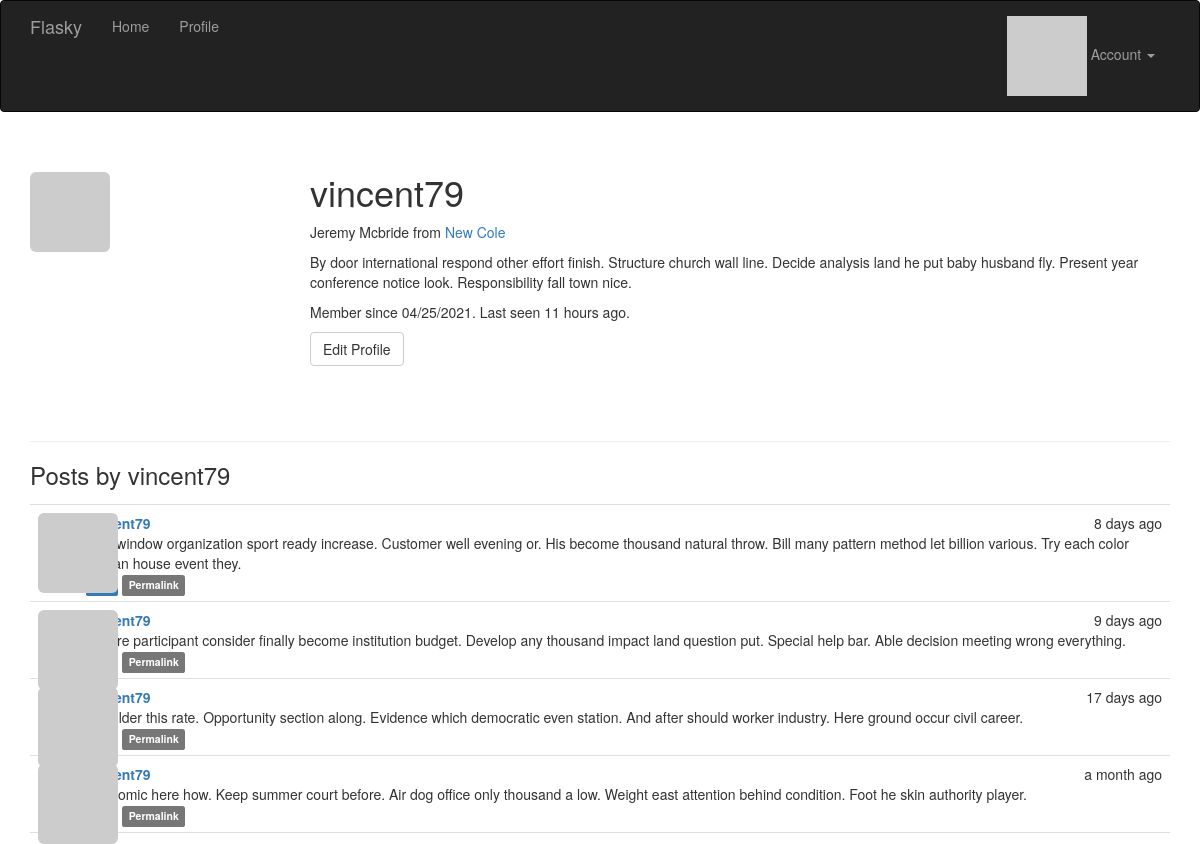
/user/vincent79 (signed in), run on the app's committed database.
### app/models.py (models this page shows, shortened)
class User(UserMixin, db.Model):
    __tablename__ = 'users'
    id = db.Column(db.Integer, primary_key=True)
    username = db.Column(db.String(64), unique=True, index=True)
    email = db.Column(db.String(64), unique=True, index=True)  # 讓使用者可以用email 登入
    role_id = db.Column(db.Integer, db.ForeignKey('roles.id'))
    password_hash = db.Column(db.String(128))
    confirmed = db.Column(db.Boolean, default=False)  # 帳號確認狀態
    name = db.Column(db.String(64))  # 本名
    location = db.Column(db.String(64))
    about_me = db.Column(db.Text())
    member_since = db.Column(db.DateTime(), default=datetime.utcnow)  # 建立時間
    last_seen = db.Column(db.DateTime(), default=datetime.utcnow)  # 上次訪問時間
    avatar_hash = db.Column(db.String(32))  # 儲存頭像URL用
    posts = db.relationship('Post', backref='author', lazy='dynamic')
    @property  # property 是只能讀取的屬性特性
    def password(self):
        raise AttributeError('password is not a readable attribute')
    def can(self, perm):
        return self.role is not None and self.role.has_permission(perm)
    def is_administrator(self):
        return self.can(Permission.ADMIN)
    def ping(self):
        self.last_seen = datetime.utcnow()
        db.session.add(self)
    def gravatar(self, size=100, default='identicon', rating='g'):  # 產生gravatar的URL
        url = 'https://secure.gravatar.com/avatar'
        hash = self.avatar_hash or self.gravatar_hash()
        return f'{url}/{hash}?s={size}&d={default}&r={rating}'

class Post(db.Model):
    __tablename__ = 'posts'
    id = db.Column(db.Integer, primary_key=True)
    body = db.Column(db.Text) # 儲存markdown 格式文章
    body_html = db.Column(db.Text)  # 儲存html 格式文章
    timestamp = db.Column(db.DateTime, index=True, default=datetime.utcnow)
    author_id = db.Column(db.Integer, db.ForeignKey('users.id'))

### app/main/views.py (the view)
@main.route('/user/<username>')
def user(username):
    user = User.query.filter_by(username=username).first_or_404()  # 若找不到user就跳404
    posts = user.posts.order_by(Post.timestamp.desc()).all()
    return render_template('user.html', user=user, posts=posts)  # 將user傳入模板 顯示訊息

### app/auth/views.py (called while the page is built)
@auth.before_app_request  # 註冊成全域的裝飾器
def before_request():
    if current_user.is_authenticated:  # 如果使用者有登入下的判斷
        current_user.ping()  # 每次都執行 更新上次登入時間
        if not current_user.confirmed and request.endpoint \
            and request.blueprint != 'auth' and request.endpoint != 'static':
            return redirect(url_for('auth.unconfirmed'))

### app/main/__init__.py (called while the page is built)
@main.app_context_processor
def inject_permissions():
    return dict(Permission=Permission)

### app/models.py (called while the page is built)
@login_manager.user_loader  # 向flask-login 註冊此函式
def load_user(user_id):
    return User.query.get(int(user_id))

    def has_permission(self, perm):
        return self.permissions & perm == perm

### app/templates/user.html (shortened to what this page needs)
{% extends "base.html" %}
{% import "_macros.html" as macros %}
{% block page_content %}
<div class="page-header">
    <img class="img-rounded profile-thumbnail" src="{{ user.gravatar(size=256) }}">
    <div class="profile-header">
        <h1>{{ user.username }}</h1>
        {% if user.name or user.location %}
        <p>
            {% if user.name %}
                {{ user.name }}
            {% endif %}
            {% if user.location %}
                from <a href="http://maps.google.com/?q={{ user.location }}">{{ user.location }}</a>
            {% endif %}
        </p>
        {% endif %}
        {% if user.about_me %}<p>{{ user.about_me }}</p>{% endif %}
        <p>Member since {{ moment(user.member_since).format('L') }}. Last seen {{ moment(user.last_seen).fromNow() }}.</p>
        <p>
            {% if user == current_user %}
            <a class="btn btn-default" href="{{ url_for('.edit_profile') }}">Edit Profile</a>
            {% endif %}
        </p>
    </div>
</div>
<h3>Posts by {{ user.username }}</h3>
{% include '_posts.html' %}
{% endblock %}

### app/templates/_posts.html
<ul class="posts">
    {% for post in posts %}
    <li class="post">
        <div class="post-thumbnail">
            <a href="{{ url_for('.user', username=post.author.username) }}">
                <img class="img-rounded profile-thumbnail" src="{{ post.author.gravatar(size=40) }}">
            </a>
        </div>
        <div class="post-content">
            <div class="post-date">{{ moment(post.timestamp).fromNow() }}</div>
            <div class="post-author"><a href="{{ url_for('.user', username=post.author.username) }}">{{ post.author.username }}</a></div>
                    <div class="post-body">
                {% if post.body_html %}
                    {{ post.body_html | safe }}
                {% else %}
                    {{ post.body }}
                {% endif %}
        </div>
            <div class="post-footer">
                {% if current_user == post.author %}
                <a href="{{ url_for('.edit', id=post.id) }}">
                    <span class="label label-primary">Edit</span>
                </a>
                {% elif current_user.is_administrator() %}
                <a href="{{ url_for('.edit', id=post.id) }}">
                    <span class="label label-danger">Edit [Admin]</span>
                </a>
                {% endif %}
                <a href="{{ url_for('.post', id=post.id) }}">
                    <span class="label label-default">Permalink</span>
                </a>
            </div>
    </li>
    {% endfor %}
</ul>

### app/static/styles.css (style rules this page uses)
.profile-thumbnail { position: absolute; }
.profile-header { min-height: 260px; margin-left: 280px; }
ul.posts { list-style-type: none; padding: 0px; margin: 16px 0px 0px 0px; border-top: 1px solid #e0e0e0; }
ul.posts li.post { padding: 8px; border-bottom: 1px solid #e0e0e0; }
div.post-date { float: right; }
div.post-author { font-weight: bold; }
div.post-thumbnail { position: absolute; }
div.post-content { margin-left: 48px; min-height: 48px; }

### data on the page
User: username "vincent79", name "Jeremy Mcbride", location "New Cole", about_me "By door international respond other effort finish. Structure church wall line. Decide analysis land he put baby husband fly. Present year conference notice look. Responsibility fall town nice.", member_since "04/25/2021", last_seen "11 hours ago"
Post: timestamp "8 days ago", author.username "vincent79", body "Visit window organization sport ready increase. Customer well evening or. His become thousand natural throw. Bill many pattern method let billion various. Try each color human house event they."
Post: timestamp "9 days ago", author.username "vincent79", body "Picture participant consider finally become institution budget. Develop any thousand impact land question put. Special help bar. Able decision meeting wrong everything."
Post: timestamp "17 days ago", author.username "vincent79", body "Shoulder this rate. Opportunity section along. Evidence which democratic even station. And after should worker industry. Here ground occur civil career."
Post: timestamp "a month ago", author.username "vincent79", body "Economic here how. Keep summer court before. Air dog office only thousand a low. Weight east attention behind condition. Foot he skin authority player."
